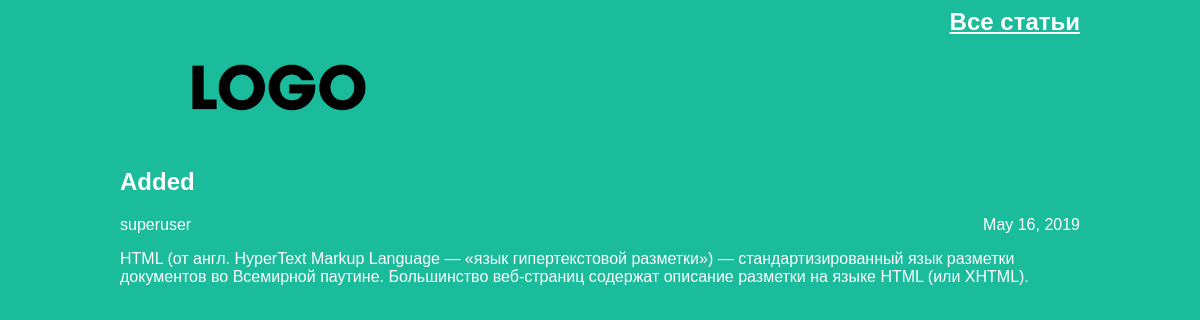
Screenshot of /article/4 with the database file from the repository.
### articles/models.py (models this page shows, shortened)
class Article(models.Model):
    title = models.CharField(max_length=200)
    author = models.ForeignKey(User, on_delete=models.PROTECT)
    text = models.TextField()
    created_date = models.DateField(auto_now_add=True)

### articles/views.py (the view)
def get_article(request, article_id):
    try:
        post = Article.objects.get(id=article_id)
        return render(request, 'article.html', {"post": post})
    except Article.DoesNotExist:
        raise Http404

### articles/templates/article.html (shortened to what this page needs)
<html>
    <head>
        <link rel="stylesheet" href="{{ STATIC_URL }}/static/css/article.css">
    </head>
    <body class="article">
        <div class="header">
            <img src="{{ STATIC_URL }}/static/img/dpb-logo.png" />
        </div>
        <h2 class="all-articles"><a href="/">Все статьи</a></h2>
        <div class="article">
            <div class="one-post">
                <h2 class="post-title">{{ post.title }}</h2>
                <div class="article-info">
                    <div class="article-author">{{ post.author.username }}</div>
                    <div class="article-created-date">{{ post.created_date }}</div>
                </div>
                <p class="article-text">{{ post.text }}</p>
            </div>
        </div>
    </body>
</html>

### articles/static/css/article.css (style rules this page uses)
body { background: #1abc9c; font-family: Tahoma, Arial, sans-serif; color: #ffffff; }
.header img { display: block; width: 318px; margin-left: auto; margin-right: auto; }
.article { width: 960px; margin-left: auto; margin-right: auto; }
.article-author { width: 50%; float: left; }
.article-created-date { text-align: right; }
.all-articles a { color: #ffffff; }
.all-articles { text-align: right; height: 140; }
.article .header img { float: left; }

### rows the page displays
Article: title "Added", author.username "superuser", created_date "May 16, 2019", text "HTML (от англ. HyperText Markup Language — «язык гипертекстовой разметки») — стандартизированный язык разметки документов во Всемирной паутине. Большинство веб-страниц содержат описание разметки на языке HTML (или XHTML)."
